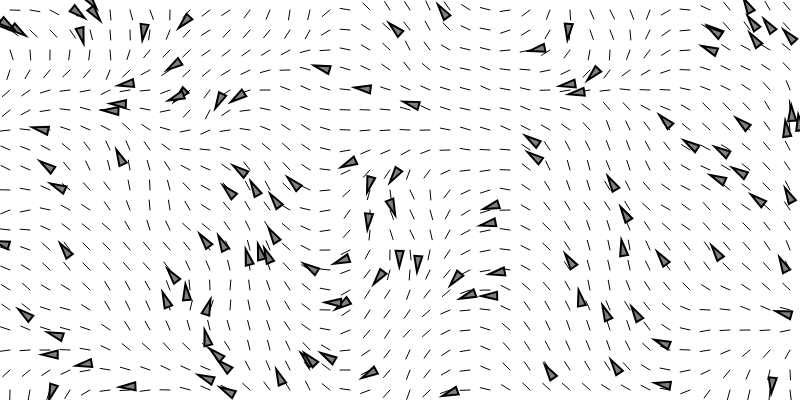
Frame 1 (no input)
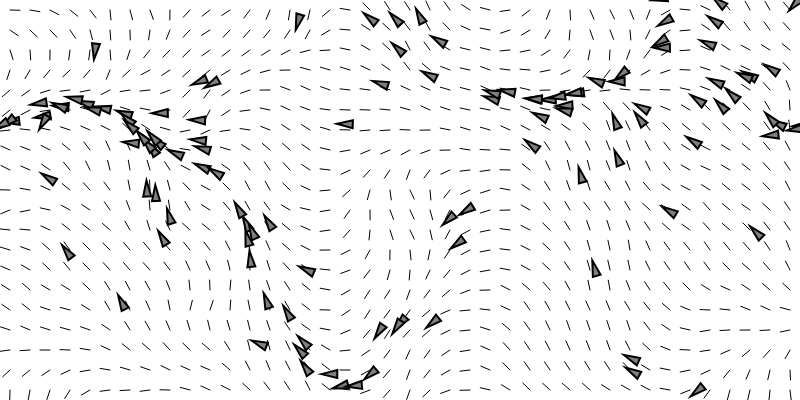
Frame 60 (no input)
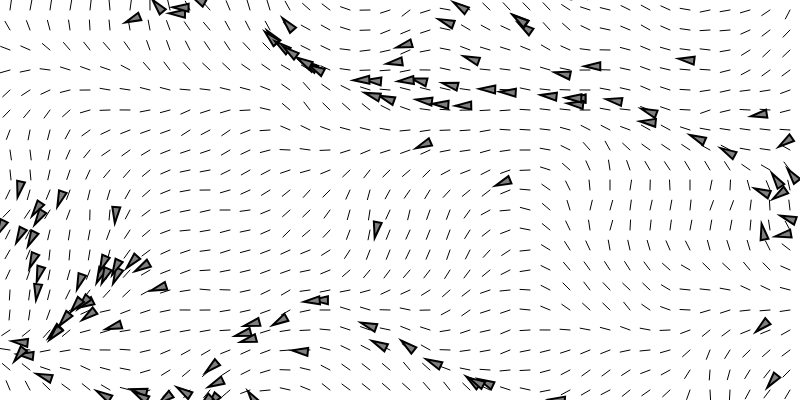
Frame 120 (the mouse pressed at the canvas centre since frame 60)

The p5.js sketch that drew these frames (run headless with seeded random() and noise() and a simulated clock; from frame 60 on, the mouse is pressed at the canvas centre):

// p5.js sketch
// ── sketch.js
// Craig Reynolds: http://www.red3d.com/cwr/steer/FlowFollow.html

// debug flag for toggling all debugging lines
let debug = true;

let flowfield;
let vehicles = [];

function setup() {
  let text = createP("Hit space bar to toggle debugging lines.<br>Click the mouse to generate a new flow field.");

  createCanvas(800, 400);
  flowfield = new FlowField(20);
  // vehichles with random maxSpeed and maxForce values
  for (let i = 0; i < 120; i++) {
    vehicles.push(new Vehicle(random(width), random(height), random(2, 5), random(0.1, 0.5)));
  }
}

function draw() {
  background(255);
  if (debug) flowfield.show();
  // vehicles follows the flow field
  for (let i = 0; i < vehicles.length; i++) {
    vehicles[i].follow(flowfield);
    vehicles[i].run();
  }
}

function keyPressed() {
  if (key == " ") {
    debug = !debug;
  }
}

function mousePressed() {
  flowfield.init();
}

// ── flowField.js
class FlowField {
  constructor(r) {
    this.resolution = r;
    // determine number of cols and rows
    this.cols = width / this.resolution;
    this.rows = height / this.resolution;
    // create two dimensional array
    this.field = new Array(this.cols);
    for (let i = 0; i < this.cols; i++) {
      this.field[i] = new Array(this.rows);
    }
    this.init();
  }

  // fills the 2D array with vectors
  init() {
    noiseSeed(random(10000));
    let xoff = 0;
    for (let i = 0; i < this.cols; i++) {
      let yoff = 0;
      for (let j = 0; j < this.rows; j++) {
        // using perlin noise for smooth transaction
        let angle = map(noise(xoff, yoff), 0, 1, 0, TWO_PI);
        this.field[i][j] = p5.Vector.fromAngle(angle);
        yoff += 0.1;
      }
      xoff += 0.1;
    }
  }

  // draw every vector
  show() {
    for (let i = 0; i < this.cols; i++) {
      for (let j = 0; j < this.rows; j++) {
        let w = width / this.cols;
        let h = height / this.rows;
        let v = this.field[i][j].copy();
        v.setMag(w * 0.5);
        let x = i * w + w / 2;
        let y = j * h + h / 2;
        strokeWeight(1);
        line(x, y, x + v.x, y + v.y);
      }
    }
  }

  // return a p5.Vector based on a pos (for desired)
  lookup(pos) {
    let column = constrain(floor(pos.x / this.resolution), 0, this.cols - 1);
    let row = constrain(floor(pos.y / this.resolution), 0, this.rows - 1);
    return this.field[column][row].copy();
  }
}

// ── vehicle.js
class Vehicle {
  constructor(x, y, ms, mf) {
    this.pos = createVector(x, y);
    this.acc = createVector(0, 0);
    this.vel = createVector(0, 0);
    this.r = 4;
    this.maxspeed = ms;
    this.maxforce = mf;
  }

  run() {
    this.update();
    this.borders();
    this.show();
  }

  follow(flow) {
    let desired = flow.lookup(this.pos);
    desired.mult(this.maxspeed);
    let steer = p5.Vector.sub(desired, this.vel);
    steer.limit(this.maxforce);
    this.applyForce(steer);
  }

  applyForce(force) {
    this.acc.add(force);
  }

  update() {
    this.vel.add(this.acc);
    this.vel.limit(this.maxspeed);
    this.pos.add(this.vel);
    this.acc.mult(0);
  }

  borders() {
    if (this.pos.x < -this.r) this.pos.x = width + this.r;
    if (this.pos.y < -this.r) this.pos.y = height + this.r;
    if (this.pos.x > width + this.r) this.pos.x = -this.r;
    if (this.pos.y > height + this.r) this.pos.y = -this.r;
  }

  show() {
    // triangle rotated in the direction of vel
    let theta = this.vel.heading();
    fill(127);
    stroke(0);
    strokeWeight(2);
    push();
    translate(this.pos.x, this.pos.y);
    rotate(theta);
    beginShape();
    vertex(this.r * 2, 0);
    vertex(-this.r * 2, -this.r);
    vertex(-this.r * 2, this.r);
    endShape(CLOSE);
    pop();
  }
}
